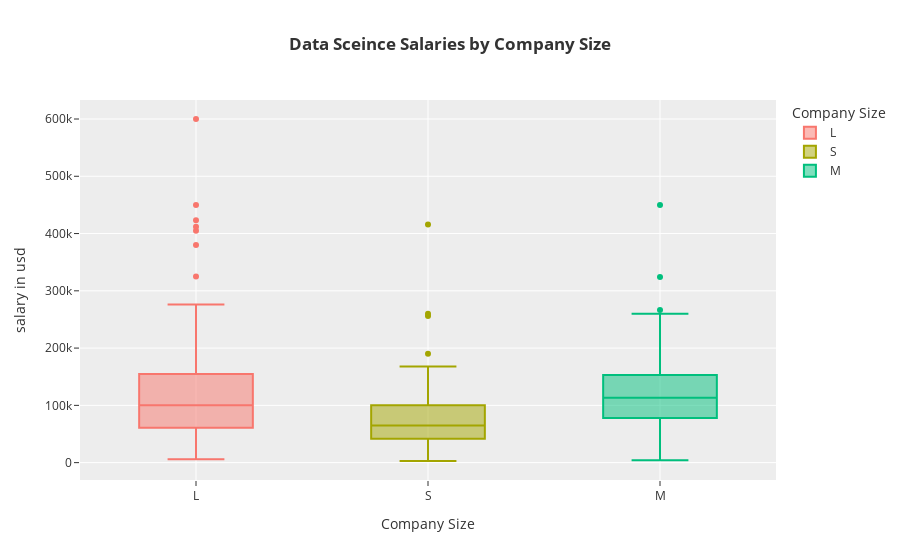

The cell this chart's notebook holds for it:
### Code cell
px.box(ds,x='company_size',y='salary_in_usd',color='company_size',template='ggplot2',labels={'company_size':'Company Size','salary_in_usd':'salary in usd'},title='<b>Data Sceince Salaries by Company Size')

### Figure 1 — Plotly figure (JSON) as saved in the notebook; plotly's stock layout.template omitted (floating-point values rounded to 4 significant figures; data arrays with more than 128 entries replaced by an {"elided": "..."} marker saying what was removed)
{"data": [{"alignmentgroup": "True", "hovertemplate": "Company Size=%{x}<br>salary in usd=%{y}<extra></extra>", "legendgroup": "L", "marker": {"color": "#F8766D"}, "name": "L", "notched": false, "offsetgroup": "L", "orientation": "v", "showlegend": true, "type": "box", "x": {"elided": "198 str values"}, "x0": " ", "xaxis": "x", "y": {"elided": "198 int values"}, "y0": " ", "yaxis": "y"}, {"alignmentgroup": "True", "hovertemplate": "Company Size=%{x}<br>salary in usd=%{y}<extra></extra>", "legendgroup": "S", "marker": {"color": "#A3A500"}, "name": "S", "notched": false, "offsetgroup": "S", "orientation": "v", "showlegend": true, "type": "box", "x": ["S", "S", "S", "S", "S", "S", "S", "S", "S", "S", "S", "S", "S", "S", "S", "S", "S", "S", "S", "S", "S", "S", "S", "S", "S", "S", "S", "S", "S", "S", "S", "S", "S", "S", "S", "S", "S", "S", "S", "S", "S", "S", "S", "S", "S", "S", "S", "S", "S", "S", "S", "S", "S", "S", "S", "S", "S", "S", "S", "S", "S", "S", "S", "S", "S", "S", "S", "S", "S", "S", "S", "S", "S", "S", "S", "S", "S", "S", "S", "S", "S", "S", "S"], "x0": " ", "xaxis": "x", "y": [260000, 20000, 190000, 125000, 51321, 41689, 114047, 33511, 59303, 10000, 138000, 45760, 15966, 76958, 6072, 45896, 60000, 21669, 45618, 62726, 49268, 105000, 91237, 62726, 42197, 47282, 80000, 76833, 12000, 95746, 115000, 103160, 90000, 120000, 9466, 20000, 100000, 100000, 63711, 77364, 82500, 160000, 168000, 125000, 55000, 60000, 2859, 81000, 5679, 69741, 76833, 74000, 18000, 9272, 90000, 50000, 12901, 56738, 66022, 28609, 416000, 87738, 256000, 110000, 18053, 90000, 16904, 25532, 160000, 85000, 58000, 118187, 58000, 120000, 120000, 65000, 75000, 32974, 150000, 65000, 71444, 48000, 20000], "y0": " ", "yaxis": "y"}, {"alignmentgroup": "True", "hovertemplate": "Company Size=%{x}<br>salary in usd=%{y}<extra></extra>", "legendgroup": "M", "marker": {"color": "#00BF7D"}, "name": "M", "notched": false, "offsetgroup": "M", "orientation": "v", "showlegend": true, "type": "box", "x": {"elided": "326 str values"}, "x0": " ", "xaxis": "x", "y": {"elided": "326 int values"}, "y0": " ", "yaxis": "y"}], "layout": {"boxmode": "overlay", "legend": {"title": {"text": "Company Size"}, "tracegroupgap": 0}, "title": {"text": "<b>Data Sceince Salaries by Company Size"}, "xaxis": {"anchor": "y", "categoryarray": ["L", "S", "M"], "categoryorder": "array", "domain": [0, 1], "title": {"text": "Company Size"}}, "yaxis": {"anchor": "x", "domain": [0, 1], "title": {"text": "salary in usd"}}}}
